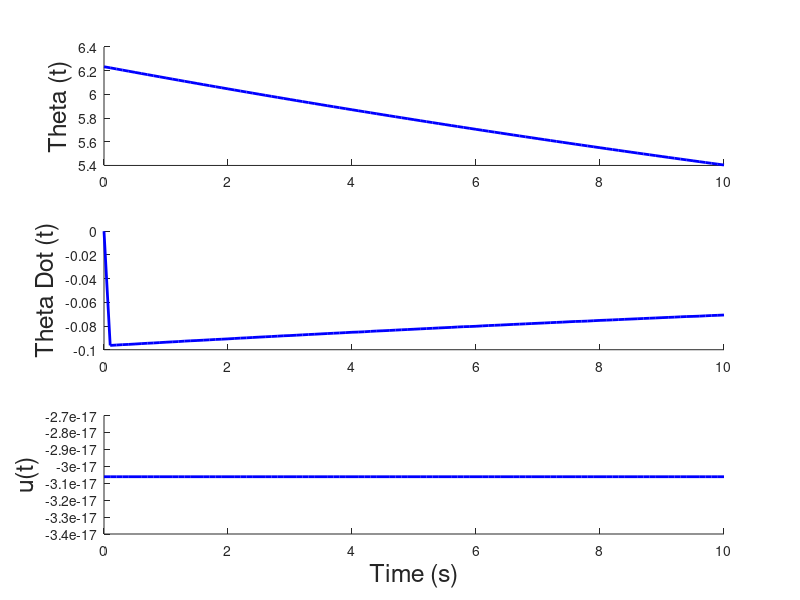

Reproduce this figure in MATLAB.
function linear_sim()
    %% Initialize the simulation variables
    t0 = 0; % initial time
    dt = 0.1; % time step
    tf = 10.0; % final time
        
    % Set the control input functions
    g = 9.8;
    m = 1/9.8;
    l = 0.25;
    b = 1;

    % Define the equilibrium states
    xeq = [pi; 0];
    ueq = b*0 - m*g*l*sin(pi);

    delta_u = @(t, x) 0;  
    
    % Set the starting points
    delta_x0 = [pi-0.05; 0]; % State associated with theta = pi - 0.05, thetad = 0

    %% Simulate and plot the system using ode
    % Simulate the system
    [tvec, delta_xvec] = matlabOde45(delta_x0, t0, dt, tf, delta_u);
    uvec = getControlVector(tvec, delta_xvec, delta_u);

    % Plot the resulting states
    figure;
    plotResults(tvec, delta_xvec, uvec, xeq, ueq, 'b');
end

function u_vec = getControlVector(tvec, xvec, delta_u)
%getControlVector calculate the control vector over the specified time
%interval and state
%
% Inputs:
%   tvec: 1xm vector of time inputs
%   xvec: nxm matrix of states
%   u: function handle that takes time and state as inputs and outputs
%   the control input

    len = size(tvec, 2);
    u_vec = zeros(1, len);
    for k = 1:len
        u_vec(:,k) = delta_u(tvec(k), xvec(:,k));
    end

end

function [tvec, xvec] = matlabOde45(delta_x0, t0, dt, tf, delta_u)
    %MatlabOde45 uses ODE 45 to simulate the state starting at x0 from time
    % t0 to tf
    %
    % Inputs:
    %   delta_x0: nx1 initial state
    %   t0: scalar - initial time
    %   dt: scalar - time increment
    %   tf: scalar - final time
    %   delta_u: function handle that takes time and state as inputs and outputs
    %   the control input
    %
    % Outputs:
    %   tvec: 1xm vector of times associated with the states
    %   xvec: nxm matrix of states where each column is a state at the
    %   associated time in tvec
    
    % Initialize the time
    t = t0:dt:tf;
    
    % Simulate the linear output
    [tvec, xvec] = ode45(@(t,x) f(x,delta_u(t,x)), t, delta_x0);

    % Transpose the outputs to get in the correct form
    tvec = tvec';
    xvec = xvec';    

end

function xdot = f(x, u)
    %f calculates the state dynamics using the current time, state, and
    %control input
    %
    % Inputs:
    %   t: current time
    %   x: current state
    %   u: current control input
    %
    % Ouputs:
    %   xdot: time derivative of x(t)

    % Define the variables
    g = 9.8;
    m = 1/9.8;
    l = 0.25;
    b = 1;
    
    % Linear system matrices
    A = [0, 1; -g/2, -b/(m*l^2)];
    B = [0; 1/(m*l^2)];
    
    % LTI equation
    xdot = A*x + B*u;
end

function plotResults(tvec, delta_xvec, delta_uvec, xeq, ueq, color)
   
    % Build the actual state
    real_state = delta_xvec + xeq;
    real_input = delta_uvec + ueq;
    
    % Plot variables
    fontsize = 18;
    linewidth = 2;
    
    % Plot the resulting states
    subplot(3,1,1); hold on;
    plot(tvec, real_state(1,:), color, 'linewidth', linewidth);
    ylabel('Theta (t)', 'fontsize', fontsize);
    
    subplot(3,1,2); hold on;
    plot(tvec, real_state(2,:), color, 'linewidth', linewidth);
    ylabel('Theta Dot (t)', 'fontsize', fontsize);
    
    subplot(3,1,3); hold on;
    plot(tvec, real_input, color, 'linewidth', linewidth);
    ylabel('u(t)', 'fontsize', fontsize);
    xlabel('Time (s)', 'fontsize', fontsize);
end

